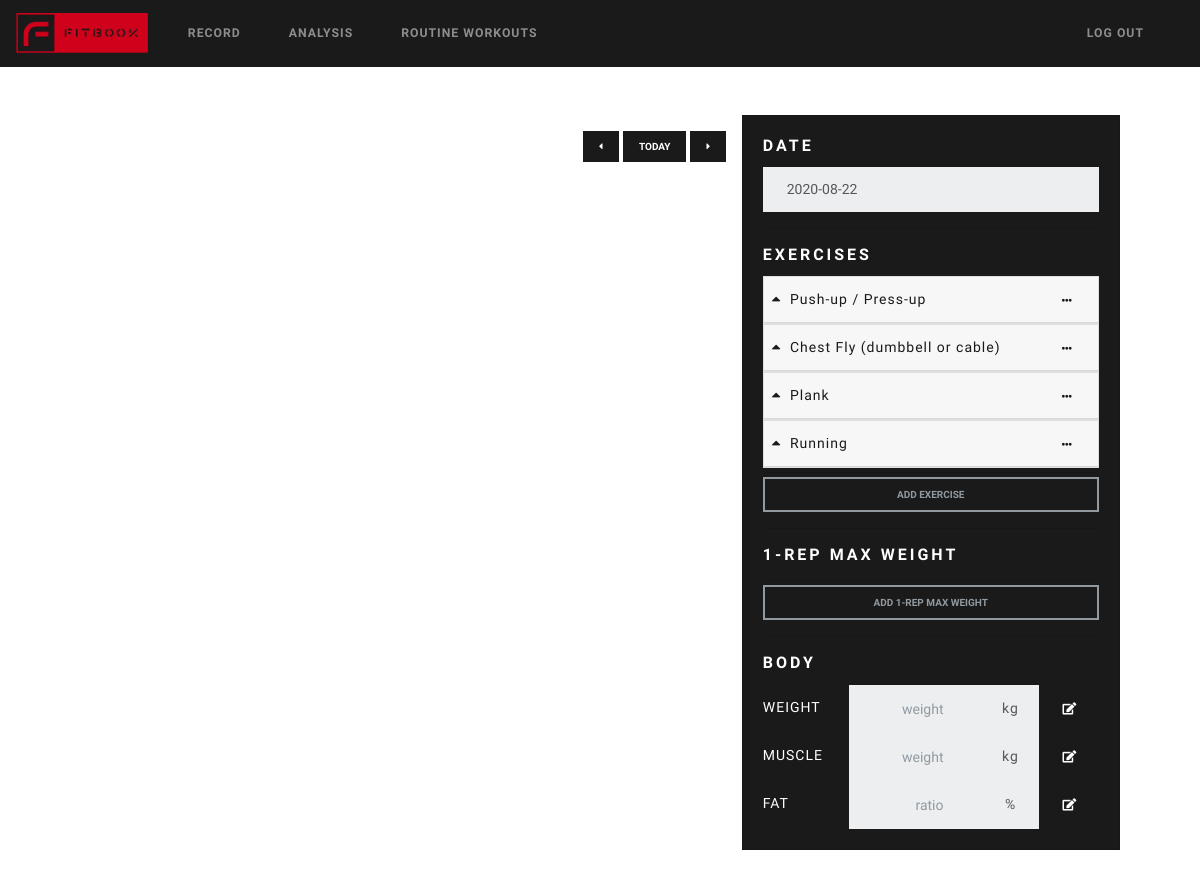
Before: /record (signed in) with the older database file.
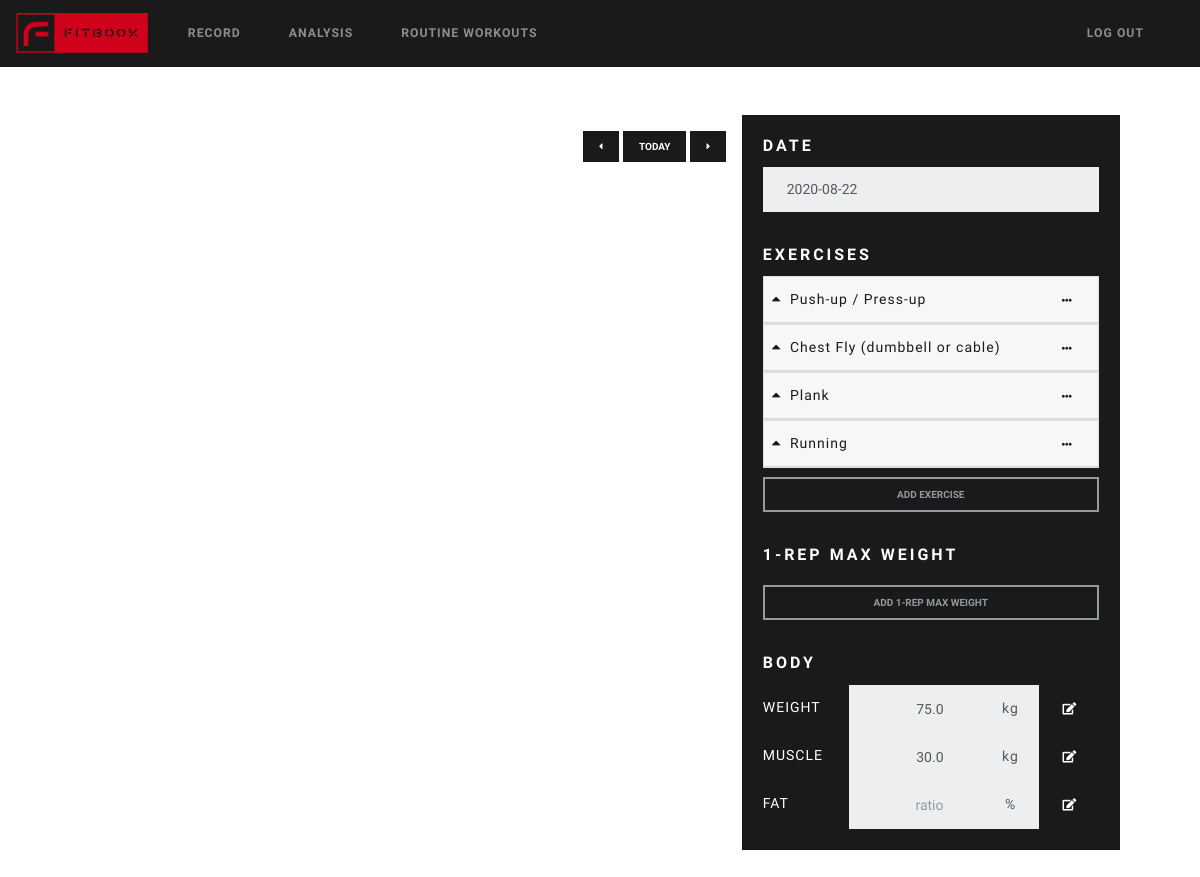
After: the same page with the newer database file.
### tables this page shows
CREATE TABLE "exercises" (
	"id"	INTEGER NOT NULL UNIQUE,
	"name"	TEXT NOT NULL,
	"muscle_group"	TEXT NOT NULL,
	"type"	TEXT NOT NULL,
	FOREIGN KEY("type") REFERENCES "exercise_types"("name"),
	FOREIGN KEY("muscle_group") REFERENCES "muscle_groups"("name"),
	PRIMARY KEY("id" AUTOINCREMENT)
);

CREATE TABLE "body_records" (
	"id"	INTEGER NOT NULL UNIQUE,
	"rid"	INTEGER NOT NULL UNIQUE,
	"weight"	REAL,
	"muscle_weight"	REAL,
	"fat_rate"	REAL,
	FOREIGN KEY("rid") REFERENCES "records"("id"),
	PRIMARY KEY("id" AUTOINCREMENT)
);

### application.py (the view)
@app.route("/record", methods=["GET", "POST"])
@login_required
def record():
    if request.method == "POST":
        return render_template("record.html")
    else:
        user_id = session["user_id"]
        record_date_request = request.args.get("record_date", None)
        if record_date_request:
            record_date = exercises.exercise_date_str_to_date(record_date_request)
            if not record_date:
                raise Exception("Request date is invalid: %s" % record_date_request)
        else:
            record_date = datetime.datetime.now()
        record_id = get_record_id(get_db(), user_id, record_date)
        record_date_str = exercises.exercise_date_to_date_str(record_date)
        strength_muscle_groups = sorted(get_strength_muscle_groups(get_db()))
        strength_exercise_ids_names = get_exercise_ids_names_by_muscle_group(get_db(), strength_muscle_groups[0])
        strength_exercise_ids_names = sorted(strength_exercise_ids_names, key=lambda token: token[1])
        cardio_exercise_ids_names = get_cardio_exercise_ids_names(get_db())
        cardio_exercise_ids_names = sorted(cardio_exercise_ids_names, key=lambda token: token[1])
        exercise_records = exercises.get_exercise_records(get_db(), user_id, record_date)
        exercise_record_templates = []
        for exercise_record in exercise_records:
            exercise_type = exercise_record.exercise_type
            record_details_id = exercise_record.record_details_id
            if exercise_type == EXERCISE_TYPE_STRENGTH:
                exercise_record_template = render_strength_exercise_record_template(record_details_id)
            elif exercise_type == EXERCISE_TYPE_CARDIO:
                exercise_record_template = render_cardio_exercise_record_template(record_details_id)
            else:
                raise Exception("Unknown exercise type* %s" % exercise_type)
            exercise_record_templates.append(exercise_record_template)
        max_weight_records = exercises.get_max_weight_records(get_db(), user_id, record_date)
        max_weight_records.sort_by_name()
        max_weight_record_templates = []
        for record in max_weight_records:
            template = render_max_weight_record_template(record.max_weight_record_id)
            max_weight_record_templates.append(template)
        body_weight = get_body_records_weight(get_db(), record_id)
        if (not body_weight) or (body_weight < 0):
            body_weight = ""
        muscle_weight = get_body_records_muscle_weight(get_db(), record_id)
        if (not muscle_weight) or (muscle_weight < 0):
            muscle_weight = ""
        fat_rate = get_body_records_fat_rate(get_db(), record_id)
        if (not fat_rate) or (fat_rate < 0):
            fat_rate = ""
        return render_template("record.html",
                               record_date_str=record_date_str,
                               strength_muscle_groups=strength_muscle_groups,
                               strength_exercise_ids_names=strength_exercise_ids_names,
                               cardio_exercise_ids_names=cardio_exercise_ids_names,
                               exercise_record_templates=exercise_record_templates,
                               max_weight_record_templates=max_weight_record_templates,
                               body_weight=body_weight, muscle_weight=muscle_weight, fat_rate=fat_rate)

### application.py (called while the page is built)
def get_db():
    db = getattr(_app_ctx_stack.top, "_database", None)
    if db is None:
        db = _app_ctx_stack.top._database = sqlite3.connect(DATABASE, check_same_thread=False)
        db.text_factory = str
        db.row_factory = lambda cur, row: dict((col[0], row[idx]) for idx, col in enumerate(cur.description))
    return db

@app.teardown_appcontext
def close_connection(exception):
    db = getattr(_app_ctx_stack.top, "_database", None)
    if db is not None:
        db.close()

@app.after_request
def after_request(response):
    response.headers["Cache-Control"] = "no-cache, no-store, must-revalidate"
    response.headers["Expires"] = 0
    response.headers["Pragma"] = "no-cache"
    return response

def render_strength_exercise_record_template(record_details_id):
    if not record_details_id_exist(get_db(), record_details_id):
        raise Exception("Record details id does not exist")
    exercise_record = exercises.get_exercise_record(get_db(), record_details_id)
    exercise_type = exercise_record.exercise_type
    if not exercise_type == EXERCISE_TYPE_STRENGTH:
        raise Exception("Specified exercise is not a strength exercise")
    exercise_name = exercise_record.exercise_name
    exercise_sets = exercise_record.exercise_sets.data()
    if len(exercise_sets) == 0:
        raise Exception("Required strength exercise does not have any set")
    return render_template("record_exercise_strength.html",
                           record_details_id=record_details_id,
                           exercise_name=exercise_name,
                           exercise_sets=exercise_sets)

### lib/exercises.py (called while the page is built)
def exercise_date_to_date_str(date):
    if not isinstance(date, datetime.datetime):
        return ""
    return date.strftime(EXERCISE_DATE_FMT)

    def data(self):
        return {"order": self.order,
                "weight": self.weight,
                "reps": self.reps,
                "sub_sets": self.sub_sets.data()}

    def append_set(self, order, weight, reps):
        if not (isinstance(order, int) and isinstance(weight, int) and isinstance(reps, int)):
            return -1
        set = ExerciseSet()
        set.order = order
        set.weight = weight
        set.reps = reps
        self.sets.append(set)
        return len(self.sets) - 1

    def data(self):
        data = []
        for set in self.sets:
            data.append(set.data())
        return data

    def sort_by_order(self):
        self.sets = sorted(self.sets, key=lambda set: set.order)

### templates/record_exercise_strength.html (shortened to what this page needs)
{% extends "record_exercise.html" %}

### templates/record_exercise.html (shortened to what this page needs)
<div class="card exercise_record" record_details_id="{{ record_details_id }}">
    {% set card_id = "exercise_record_" + record_details_id|string %}
    <div class="card-header px-2">
        <a data-toggle="collapse" class="collapsed" href="#{{ card_id }}">
            <i class="fas fa-caret-up collapse-close pr-1"></i>
            <span class="exercise_record_name">{{ exercise_name }}</span>
        </a>
        <div class="dropdown float-right">
            <button class="btn btn-outline-primary btn-sm m-0 p-0 px-3" style="border-color: rgba(0,0,0,0);" type="button" data-toggle="dropdown">
                <i class="fas fa-ellipsis-h"></i>
            </button>
        </div>
    </div>
</div>

### templates/record_exercise_cardio.html (shortened to what this page needs)
{% extends "record_exercise.html" %}

### templates/record.html (shortened to what this page needs)
{% extends "layout.html" %}
{% block header %}
<link href="/static/css/record.css" rel="stylesheet">
{% endblock %}
{% block main %}
<div class="row row-cols-md-2 justify-content-center">
    <div class="col-md-7 px-3 pr-md-3">
        <div class="row my-3">
            <div class="col-6 d-flex justify-content-start align-items-center">
            </div>
            <div class="col-6 d-flex justify-content-end">
                <button id="btn_record_calendar_prev" class="btn btn-primary btn-sm" type="button">
                    <i class="fas fa-caret-left"></i>
                </button>
                <button id="btn_record_calendar_today" class="btn btn-primary btn-sm mx-1" type="button">
                    today
                </button>
                <button id="btn_record_calendar_next" class="btn btn-primary btn-sm" type="button">
                    <i class="fas fa-caret-right"></i>
                </button>
            </div>
        </div>
    </div>
    <div class="col-md-4 bg-primary text-white p-0">
        <div id="card_record_exercise" class="card bg-primary">
            <div class="card-body">
                <h5 class="card-title">Date</h5>
                <input id="record_date" type="text" readonly="" class="form-control datepicker" name="date" placeholder="yyyy-mm-dd" value="{{ record_date_str }}" style="border-radius: 0px;">
                <hr class="my-3 sep">
                <h5 class="card-title">Exercises</h5>
                <div id="exercise_records">
                    {% for exercise_record_template in exercise_record_templates %}
                        {{ exercise_record_template|safe }}
                    {% endfor %}
                </div>
                <hr class="my-1 sep">
                <button id="btn_append_exercise_records" type="button" class="btn btn-outline-secondary btn-sm btn-block" data-toggle="modal" data-target="#modal_add_exercise">Add Exercise</button>
                <hr class="my-3 sep">
                <h5 class="card-title">1-Rep Max Weight</h5>
                <hr class="my-1 sep">
                <button id="btn_append_max_weight_records" type="button" class="btn btn-outline-secondary btn-sm btn-block" data-toggle="modal" data-target="#modal_add_max_weight">Add 1-Rep Max Weight</button>
                <hr class="my-3 sep">
                <h5 class="card-title">Body</h5>
                <form>
                    <div class="form-row">
                        <label for="body_weight_input" class="col-3 col-form-label text-uppercase">Weight</label>
                        <div class="input-group col">
                            <input id="body_weight_input" value="{{ body_weight }}" type="number" class="form-control text-right" placeholder="weight" style="height: 100%" readonly>
                            <div class="input-group-append">
                                <span class="input-group-text d-flex justify-content-center" style="width: 4em;">
                                    kg
                                </span>
                                <button id="btn_edit_body_weight" type="button" class="btn btn-primary">
                                    <i class="fas fa-edit" style="width: 1em;"></i>
                                </button>
                            </div>
                        </div>
                    </div>
                    <div class="form-row">
                        <label for="muscle_weight_input" class="col-3 col-form-label text-uppercase">Muscle</label>
                        <div class="input-group col">
                            <input id="muscle_weight_input" value="{{ muscle_weight }}" type="number" class="form-control text-right" placeholder="weight" style="height: 100%" readonly>
                            <div class="input-group-append">
                                <span class="input-group-text d-flex justify-content-center" style="width: 4em;">
                                    kg
                                </span>
                                <button id="btn_edit_muscle_weight" type="button" class="btn btn-primary">
                                    <i class="fas fa-edit" style="width: 1em;"></i>
                                </button>
                            </div>
                        </div>
                    </div>
                    <div class="form-row">
                        <label for="fat_rate_input" class="col-3 col-form-label text-uppercase">Fat</label>
                        <div class="input-group col">
                            <input id="fat_rate_input" value="{{ fat_rate }}" type="number" class="form-control text-right" placeholder="ratio" style="height: 100%;" readonly>
                            <div class="input-group-append">
                                <span class="input-group-text d-flex justify-content-center" style="width: 4em;">
                                    %
                                </span>
                                <button id="btn_edit_fat_rate" type="button" class="btn btn-primary">
                                    <i class="fas fa-edit" style="width: 1em;"></i>
                                </button>
                            </div>
                        </div>
                    </div>
                </form>
            </div>
        </div>
    </div>
</div>
{% endblock %}

### templates/layout.html (shortened to what this page needs)
<!DOCTYPE html>
<html lang="en">
    <head>
        <link href="/static/css/bootstrap.min.css" rel="stylesheet">
        <link href="/static/css/main.css" rel="stylesheet">
        <link href="https://cdnjs.cloudflare.com/ajax/libs/bootstrap-datepicker/1.9.0/css/bootstrap-datepicker3.standalone.min.css" rel="stylesheet">
        <link rel="stylesheet" href="https://use.fontawesome.com/releases/v5.7.0/css/all.css">
        <link href="static/toastr/toastr.css" rel="stylesheet"/>
        <link href="static/fullcalendar/main.css" rel="stylesheet"/>
        {% block header %}{% endblock %}
    </head>
    <body>
        <nav class="navbar navbar-expand-lg navbar-dark bg-primary sticky-top py-2">
            <a class="navbar-brand " href="/">
                <img src="/static/brand_nav.png" width="auto" height="40" class="d-inline-block align-top" alt="FitBook">
            </a>
            <div class="collapse navbar-collapse" id="navbar_nav">
                {% if session.user_id %}
                    <ul class="navbar-nav mr-auto">
                        <li class="nav-item">
                            <a class="nav-link" href="/record">Record</a>
                        </li>
                        <li class="nav-item">
                            <a class="nav-link" href="/analysis">Analysis</a>
                        </li>
                        <li class="nav-item">
                            <a class="nav-link" href="/routine_workouts">Routine Workouts</a>
                        </li>
                    </ul>
                    <ul class="navbar-nav ml-auto">
                        <li class="nav-item">
                            <a class="nav-link" href="/logout">Log Out</a>
                        </li>
                    </ul>
                {% endif %}
            </div>
        </nav>
        <main class="container-fluid  p-sm-5">
            {% block main %}{% endblock %}
        </main>
    </body>
</html>

### static/css/main.css (style rules this page uses)
.sep { color: rgba(0,0,0,0); }

### static/fullcalendar/main.css (style rules this page uses)
:root { --fc-daygrid-event-dot-width: 8px; }
:root { --fc-list-event-dot-width: 10px; --fc-list-event-hover-bg-color: #f5f5f5; }

Changed rows visible on the page:
added body_records: weight "75.0", muscle_weight "30.0"
